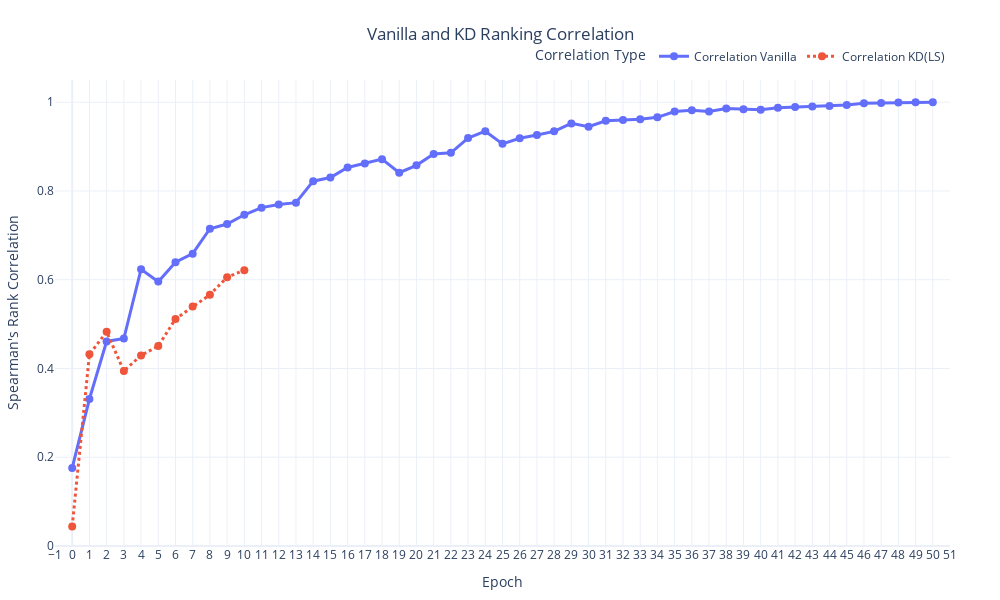

The code cell stored with this chart in its notebook:
### Code cell
# Parameters
test_column = 'Correlation KD(LS)'
#n_epochs = 20

# Create dataframes
df = pd.DataFrame(list(corr_epochs["correlation_vanilla"].items()), columns=['Epoch', 'Correlation Vanilla'])
df_slope = pd.DataFrame(list(corr_epochs["correlation_kd"].items()), columns=['Epoch', test_column])

# Merge dataframes
df = pd.merge(df, df_slope, on="Epoch")

# Introduce NaNs for data after n_epochs+1
df.loc[n_epochs+1:, test_column] = np.nan

# Melt dataframe for Plotly
df_melted = df.melt(id_vars='Epoch', value_vars=['Correlation Vanilla', test_column], 
                    var_name='Type', value_name='Value')

# Create the plot
fig = px.line(df_melted, x='Epoch', y='Value', color='Type', 
              title='Vanilla and KD Ranking Correlation for the First 20 Epochs with 120 Models',
              labels={"Value": "Spearman's Rank Correlation"},
              line_dash="Type",  # Different line styles for different types
              markers=True,  # Add markers to the lines
              template="plotly_white",  # A clean, professional template
              width=1000, height=600)

# Update trace settings
fig.update_traces(line=dict(width=3), marker=dict(size=8))

# Update layout settings
fig.update_layout(
    title={'text': 'Vanilla and KD Ranking Correlation', 'x':0.5, 'xanchor': 'center'},
    yaxis=dict(range=[0.0, df_melted['Value'].max()+0.05], showgrid=True),
    xaxis=dict(tickmode='linear', dtick=1, showgrid=True, range=[-1, 51]),
    legend=dict(title='Correlation Type', orientation="h", yanchor="bottom", y=1.02, xanchor="right", x=1),
    margin=dict(l=50, r=50, t=80, b=50)
)

# Display the plot
fig.show()

### Figure 1 — Plotly figure (JSON) as saved in the notebook; plotly's stock layout.template omitted (floating-point values rounded to 4 significant figures)
{"data": [{"hovertemplate": "Type=Correlation Vanilla<br>Epoch=%{x}<br>Spearman's Rank Correlation=%{y}<extra></extra>", "legendgroup": "Correlation Vanilla", "line": {"color": "#636efa", "dash": "solid", "width": 3}, "marker": {"size": 8, "symbol": "circle"}, "mode": "lines+markers", "name": "Correlation Vanilla", "orientation": "v", "showlegend": true, "type": "scatter", "x": [0, 1, 2, 3, 4, 5, 6, 7, 8, 9, 10, 11, 12, 13, 14, 15, 16, 17, 18, 19, 20, 21, 22, 23, 24, 25, 26, 27, 28, 29, 30, 31, 32, 33, 34, 35, 36, 37, 38, 39, 40, 41, 42, 43, 44, 45, 46, 47, 48, 49, 50], "xaxis": "x", "y": [0.1759, 0.3312, 0.461, 0.4674, 0.6237, 0.5957, 0.6396, 0.6587, 0.7149, 0.7255, 0.7463, 0.7624, 0.7693, 0.7737, 0.822, 0.8304, 0.8529, 0.8617, 0.8716, 0.8412, 0.8578, 0.8831, 0.886, 0.9191, 0.9346, 0.9062, 0.9187, 0.926, 0.9342, 0.9522, 0.9446, 0.958, 0.96, 0.9617, 0.966, 0.9791, 0.9816, 0.979, 0.9858, 0.9843, 0.9831, 0.9876, 0.9889, 0.99, 0.9914, 0.9937, 0.9975, 0.9983, 0.999, 0.9998, 1.0], "yaxis": "y"}, {"hovertemplate": "Type=Correlation KD(LS)<br>Epoch=%{x}<br>Spearman's Rank Correlation=%{y}<extra></extra>", "legendgroup": "Correlation KD(LS)", "line": {"color": "#EF553B", "dash": "dot", "width": 3}, "marker": {"size": 8, "symbol": "circle"}, "mode": "lines+markers", "name": "Correlation KD(LS)", "orientation": "v", "showlegend": true, "type": "scatter", "x": [0, 1, 2, 3, 4, 5, 6, 7, 8, 9, 10, 11, 12, 13, 14, 15, 16, 17, 18, 19, 20, 21, 22, 23, 24, 25, 26, 27, 28, 29, 30, 31, 32, 33, 34, 35, 36, 37, 38, 39, 40, 41, 42, 43, 44, 45, 46, 47, 48, 49, 50], "xaxis": "x", "y": [0.04416, 0.4318, 0.4825, 0.3945, 0.4294, 0.4506, 0.5116, 0.5396, 0.5662, 0.6056, 0.6214, null, null, null, null, null, null, null, null, null, null, null, null, null, null, null, null, null, null, null, null, null, null, null, null, null, null, null, null, null, null, null, null, null, null, null, null, null, null, null, null], "yaxis": "y"}], "layout": {"height": 600, "legend": {"orientation": "h", "title": {"text": "Correlation Type"}, "tracegroupgap": 0, "x": 1, "xanchor": "right", "y": 1.02, "yanchor": "bottom"}, "margin": {"b": 50, "l": 50, "r": 50, "t": 80}, "title": {"text": "Vanilla and KD Ranking Correlation", "x": 0.5, "xanchor": "center"}, "width": 1000, "xaxis": {"anchor": "y", "domain": [0, 1], "dtick": 1, "range": [-1, 51], "showgrid": true, "tickmode": "linear", "title": {"text": "Epoch"}, "type": "linear"}, "yaxis": {"anchor": "x", "domain": [0, 1], "range": [0, 1.05], "showgrid": true, "title": {"text": "Spearman's Rank Correlation"}, "type": "linear"}}}
